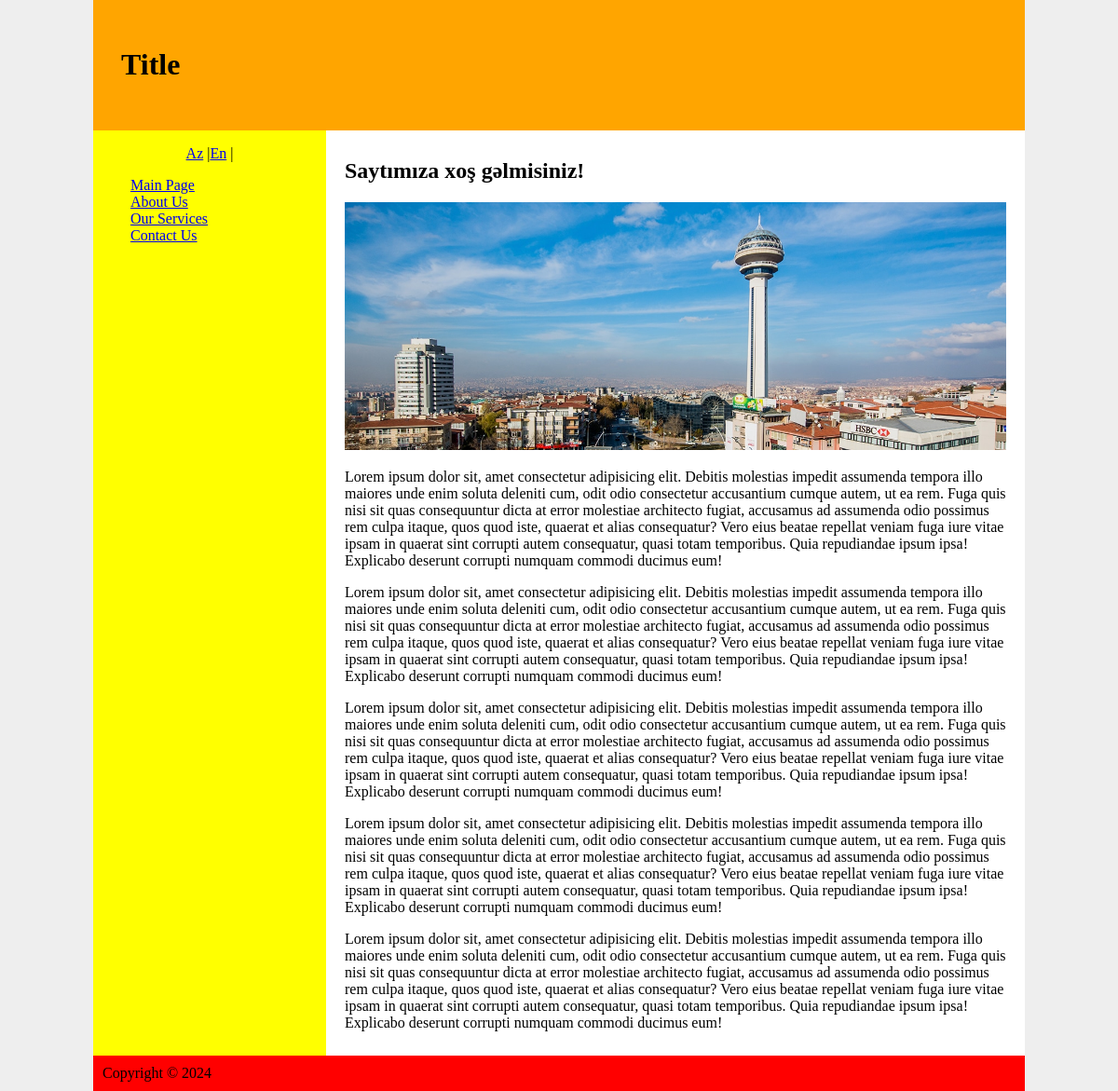
The page / on the database its author committed.
### tables this page shows
CREATE TABLE `language` (
  `id` int(11) NOT NULL,
  `short` char(2) NOT NULL,
  `full` varchar(16) NOT NULL,
  `status` int(11) NOT NULL
);

CREATE TABLE `menu` (
  `id` int(11) NOT NULL,
  `lang` int(11) NOT NULL,
  `name` varchar(128) DEFAULT NULL,
  `order` int(11) NOT NULL,
  `status` int(11) NOT NULL
);

CREATE TABLE `content` (
  `id` int(11) NOT NULL,
  `menu` int(11) NOT NULL,
  `title` varchar(128) NOT NULL,
  `text` text NOT NULL,
  `image` varchar(32) NOT NULL
);

### index.php (called while the page is built, shortened)
<?php
    require_once ('db.php');
    $lang = (isset($_GET["lang"])) ? $_GET["lang"] :
            ((isset($_COOKIE['dil'])) ? $_COOKIE['dil'] :  2);
    $page = (isset($_GET["page"]) && $_GET["page"] != "") ? (int)$_GET["page"] : "2";
    include("header.php");
    include("main.php");
    include("footer.php");
?>

### main.php (the view)
<?php
    $sql = "SELECT * FROM `content` WHERE `menu`=$page";
    $result = mysqli_query($conn, $sql);
    if (mysqli_num_rows($result) > 0) {
        $row = mysqli_fetch_assoc($result);
        echo '<h2>'.$row["title"].'</h2>';
        echo $row["image"] ? '<img src="img/'.$row["image"].'" alt="'.$row["title"].'" />' : '';
        echo '<div>'.$row["text"].'</div>';
    } else {
        echo '<h2>Error 404</h2>';
        echo '<img src="img/error.jpg" alt="error" />';
        echo '<div>Page not found...</div>';
    }
?>

### header.php (shortened to what this page needs)
<!DOCTYPE html>
<html lang="en">
    <head>
        <link rel="stylesheet" href="style.css" />
    </head>
    <body>
        <div id="container">
            <header>
                <h1>Title</h1>
            </header>
            <main>
                <aside>
                    <p class="lang">
                    <?php
                        $sql = "SELECT `id`, `short` FROM `language` WHERE `status`=1 ORDER BY `short`;";
                        $result = mysqli_query($conn, $sql);
                        while($row = mysqli_fetch_assoc($result)){
                            echo '<a href="?lang='.$row["id"].'">'.ucfirst($row["short"]).'</a> |';
                        }
                    ?>
                    </p>
                    <ul>
                    <?php
                        $sql = "SELECT * FROM `menu` WHERE `lang`=$lang AND `status`=1 ORDER BY `order`";
                        $result = mysqli_query($conn, $sql);
                        while($row = mysqli_fetch_assoc($result)){
                            echo '<li><a href="?page='.$row["id"].'">'.$row["name"].'</a></li>';
                        }
                    ?>
                    </ul>
                </aside>
                <section>

### style.css (style rules this page uses)
* { box-sizing: border-box; }
body { margin: 0; background: #eee; }
#container { max-width: 1000px; margin: auto }
header { padding: 30px; background: orange; }
main { display: flex }
aside { width: 25%; background: yellow; }
section { width: 75%; background: white; padding: 10px 20px; }
.lang { text-align: center; }
ul { list-style: none; }
main img { width: 100%; }

### rows shown on the page
language: short "Az"
language: short "En"
menu: name "Main Page"
menu: name "About Us"
menu: name "Our Services"
menu: name "Contact Us"
content: title "Saytımıza xoş gəlmisiniz!", image (picture), text "Lorem ipsum dolor sit, amet consectetur adipisicing elit. Debitis molestias impedit assumenda tempora illo maiores unde enim soluta deleniti cum, odit odio consectetur accusantium cumque autem, ut ea rem. Fuga quis nisi sit quas consequuntur dicta at error molestiae architecto fugiat, accusamus ad assumenda odio possimus rem culpa itaque, quos quod iste, quaerat et alias consequatur? Vero eius beatae repellat veniam fuga iure vitae ipsam in quaerat sint corrupti autem consequatur, quasi totam temporibus. Quia repudiandae ipsum ipsa! Explicabo deserunt corrupti numquam commodi ducimus eum! Lorem ipsum dolor sit, amet consectetur adipisicing elit. Debitis molestias impedit assumenda tempora…"
